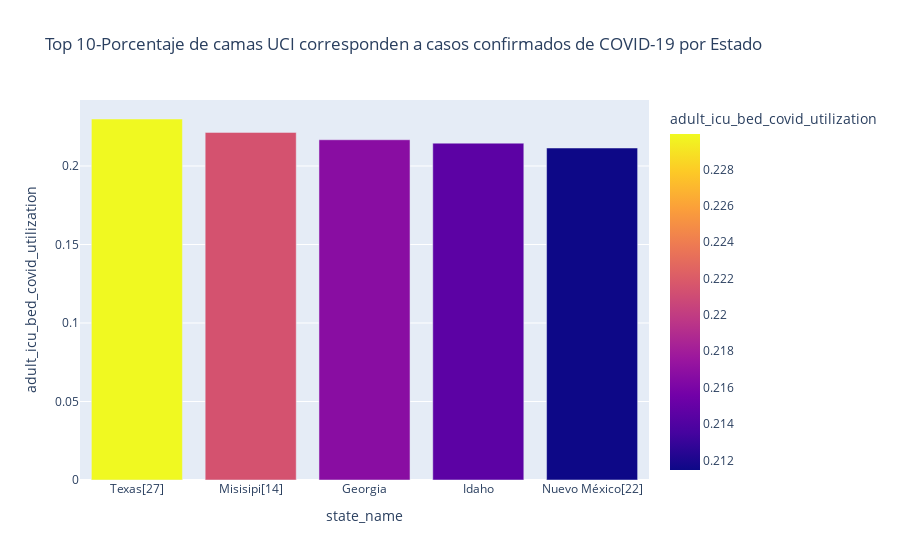

Notebook source saved alongside this figure:
### Code cell
# Creacion de dataframe
top_5bar = pd.DataFrame(top05, columns=['state', 'state_name', 'adult_icu_bed_covid_utilization']).sort_values(by='adult_icu_bed_covid_utilization',ascending=False)

# Plotting 5 Países 
fig = px.bar(top_5bar.head(5), x='state_name', y='adult_icu_bed_covid_utilization',color='adult_icu_bed_covid_utilization', title='Top 10-Porcentaje de camas UCI corresponden a casos confirmados de COVID-19 por Estado' )
fig.show()

### Figure 1 — Plotly figure (JSON) as saved in the notebook; plotly's stock layout.template omitted (floating-point values rounded to 4 significant figures)
{"data": [{"alignmentgroup": "True", "hovertemplate": "state_name=%{x}<br>adult_icu_bed_covid_utilization=%{marker.color}<extra></extra>", "legendgroup": "", "marker": {"color": [0.2299, 0.2214, 0.2167, 0.2146, 0.2115], "coloraxis": "coloraxis", "pattern": {"shape": ""}}, "name": "", "offsetgroup": "", "orientation": "v", "showlegend": false, "textposition": "auto", "type": "bar", "x": ["Texas[27]", "Misisipi[14]", "Georgia", "Idaho", "Nuevo México[22]"], "xaxis": "x", "y": [0.2299, 0.2214, 0.2167, 0.2146, 0.2115], "yaxis": "y"}], "layout": {"barmode": "relative", "coloraxis": {"colorbar": {"title": {"text": "adult_icu_bed_covid_utilization"}}, "colorscale": [[0, "#0d0887"], [0.1111, "#46039f"], [0.2222, "#7201a8"], [0.3333, "#9c179e"], [0.4444, "#bd3786"], [0.5556, "#d8576b"], [0.6667, "#ed7953"], [0.7778, "#fb9f3a"], [0.8889, "#fdca26"], [1, "#f0f921"]]}, "legend": {"tracegroupgap": 0}, "title": {"text": "Top 10-Porcentaje de camas UCI corresponden a casos confirmados de COVID-19 por Estado"}, "xaxis": {"anchor": "y", "domain": [0, 1], "title": {"text": "state_name"}}, "yaxis": {"anchor": "x", "domain": [0, 1], "title": {"text": "adult_icu_bed_covid_utilization"}}}}
